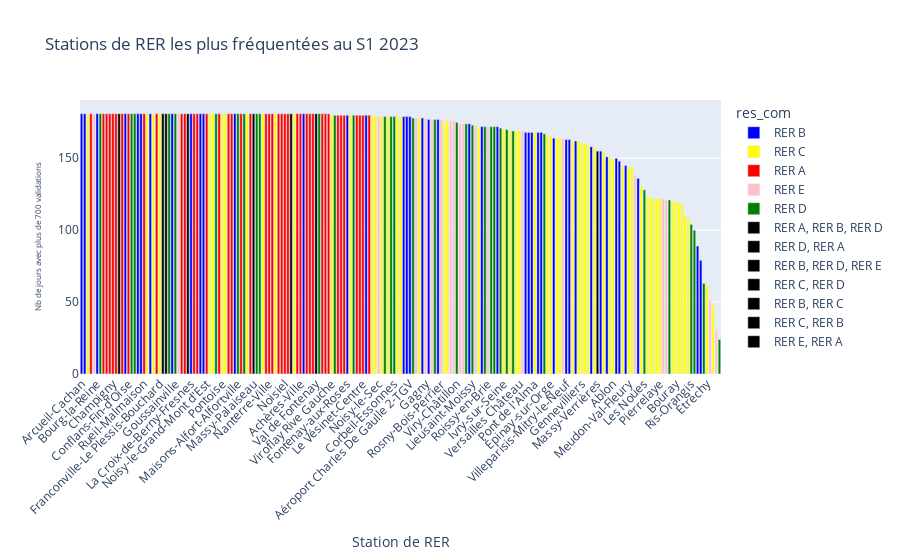

Here is the notebook cell this chart was saved with:
### Code cell
# Trier le DataFrame par 'Nb de jours avec moins de 50 validations' en ordre décroissant
df_sorted = liste_haute_freq_stations.sort_values(by='Nb de jours avec plus de 700 validations', ascending=False)

# Créer un graphique en barres interactif avec des couleurs conditionnelles
fig = px.bar(df_sorted, x='Station de RER', y='Nb de jours avec plus de 700 validations', color='res_com',
             title='Stations de RER les plus fréquentées au S1 2023',
             color_discrete_map=couleurs_res_com,
             category_orders={"Station de RER": df_sorted['Station de RER'].tolist()})  # Définir l'ordre des catégories

# Personnaliser le graphique
fig.update_layout(xaxis_tickangle=-45)
fig.update_yaxes(title_font=dict(size=8))

# Afficher le graphique
fig.show()

### Figure 1 — Plotly figure (JSON) as saved in the notebook; plotly's stock layout.template omitted (floating-point values rounded to 4 significant figures; data arrays with more than 128 entries replaced by an {"elided": "..."} marker saying what was removed)
{"data": [{"alignmentgroup": "True", "hovertemplate": "res_com=RER B<br>Station de RER=%{x}<br>Nb de jours avec plus de 700 validations=%{y}<extra></extra>", "legendgroup": "RER B", "marker": {"color": "blue", "pattern": {"shape": ""}}, "name": "RER B", "offsetgroup": "RER B", "orientation": "v", "showlegend": true, "textposition": "auto", "type": "bar", "x": ["Arcueil-Cachan", "Aulnay-sous-Bois", "Bourg-la-Reine", "Cité Universitaire", "Port Royal", "Robinson", "Denfert-Rochereau", "Gentilly", "La Croix-de-Berny-Fresnes", "Laplace", "Le Bourget", "Luxembourg", "Antony", "Fontenay-aux-Roses", "Orsay-Ville", "Sevran-Beaudottes", "Aéroport Charles De Gaulle 1", "Aéroport Charles De Gaulle 2-TGV", "Fontaine-Michalon", "Palaiseau", "Les Baconnets", "Saint-Rémy-lès-Chevreuse", "Parc des Expositions", "Villepinte", "La Courneuve-Aubervilliers", "Le Blanc-Mesnil", "Sceaux", "Drancy", "La Plaine-Stade de France", "Parc de Sceaux", "Villeparisis-Mitry-le-Neuf", "Vert-Galant", "Le Guichet", "Sevran-Livry", "Mitry-Claye", "Gif-sur-Yvette", "Lozère", "Bagneux", "Bures-sur-Yvette", "Palaiseau-Villebon", "Courcelle-sur-Yvette", "La Hacquinière"], "xaxis": "x", "y": [181, 181, 181, 181, 181, 181, 181, 181, 181, 181, 181, 181, 181, 180, 180, 179, 179, 179, 178, 177, 177, 174, 172, 172, 168, 168, 168, 168, 168, 164, 163, 163, 162, 158, 155, 151, 150, 148, 145, 136, 89, 79], "yaxis": "y"}, {"alignmentgroup": "True", "hovertemplate": "res_com=RER C<br>Station de RER=%{x}<br>Nb de jours avec plus de 700 validations=%{y}<extra></extra>", "legendgroup": "RER C", "marker": {"color": "yellow", "pattern": {"shape": ""}}, "name": "RER C", "offsetgroup": "RER C", "orientation": "v", "showlegend": true, "textposition": "auto", "type": "bar", "x": ["Bibliothèque François Mitterrand", "Saint-Cyr", "Ermont-Eaubonne", "Franconville-Le Plessis-Bouchard", "Paris Austerlitz", "Pereire-Levallois", "Pontoise", "Versailles-Chantiers", "Épinay-sur-Seine", "Montigny-Beauchamp", "Neuilly Porte Maillot", "Saint-Quentin-en-Yvelines", "Viroflay Rive Gauche", "Cernay", "Porte de Clichy", "Javel", "Brétigny", "Invalides", "Saint-Ouen-l'Aumône", "Choisy-le-Roi", "Champ de Mars", "Saint-Ouen", "Vitry-sur-Seine", "Savigny-sur-Orge", "Ivry-sur-Seine", "Étampes", "Issy-Val-de-Seine", "Versailles Château", "Pont de l'Alma", "Sainte-Geneviève-des-Bois", "Épinay-sur-Orge", "Saint-Gratien", "Boulainvilliers", "Saint-Michel-sur-Orge", "Les Grésillons", "Gennevilliers", "Pont du Garigliano", "Issy", "Musée d'Orsay", "Les Ardoines", "Orly Ville", "Ablon", "Chaville-Vélizy", "Meudon-Val-Fleury", "Saint-Ouen-l'Aumône-Liesse", "Les Saules", "Villeneuve-le-Roi", "Arpajon", "Avenue du Président Kennedy", "Avenue Henri Martin", "Pierrelaye", "Marolles-en-Hurepoix", "Bouray", "Athis-Mons", "Avenue Foch", "Dourdan", "Porchefontaine", "Étréchy", "Rungis-La Fraternelle"], "xaxis": "x", "y": [181, 181, 181, 181, 181, 181, 181, 181, 181, 181, 181, 181, 180, 180, 180, 179, 179, 179, 179, 179, 178, 176, 176, 172, 170, 169, 169, 169, 168, 166, 165, 164, 164, 162, 162, 161, 160, 159, 157, 154, 150, 150, 145, 144, 144, 131, 123, 123, 122, 122, 122, 120, 120, 119, 118, 110, 108, 62, 48], "yaxis": "y"}, {"alignmentgroup": "True", "hovertemplate": "res_com=RER A<br>Station de RER=%{x}<br>Nb de jours avec plus de 700 validations=%{y}<extra></extra>", "legendgroup": "RER A", "marker": {"color": "red", "pattern": {"shape": ""}}, "name": "RER A", "offsetgroup": "RER A", "orientation": "v", "showlegend": true, "textposition": "auto", "type": "bar", "x": ["Boissy-Saint-Léger", "Bry-sur-Marne", "Cergy-Préfecture", "Cergy-Saint-Christophe", "Champigny", "Charles De Gaulle-Étoile", "Châtou-Croissy", "Conflans-Fin-d'Oise", "Rueil-Malmaison", "Fontenay-sous-Bois", "Houilles-Carrières-sur-Seine", "Joinville-le-Pont", "La Défense", "La Varenne-Chennevières", "Noisy-le-Grand-Mont d'Est", "Poissy", "Le Parc de Saint-Maur", "Lognes", "Vincennes", "Marne-la-Vallée-Chessy", "Nanterre-Université", "Nanterre-Ville", "Nation", "Neuilly-Plaisance", "Nogent-sur-Marne", "Noisiel", "Noisy-Champs", "Sartrouville", "Achères-Ville", "Sucy-Bonneuil", "Torcy", "Val d'Europe", "Saint-Germain-en-Laye", "Saint-Maur-Créteil", "Bussy-Saint-Georges", "Auber", "Maisons-Laffitte", "Nanterre-Préfecture", "Le Vésinet-Le Pecq", "Neuville Université", "Le Vésinet-Centre", "Cergy Le Haut"], "xaxis": "x", "y": [181, 181, 181, 181, 181, 181, 181, 181, 181, 181, 181, 181, 181, 181, 181, 181, 181, 181, 181, 181, 181, 181, 181, 181, 181, 181, 181, 181, 181, 181, 181, 181, 181, 181, 181, 180, 180, 180, 180, 180, 180, 180], "yaxis": "y"}, {"alignmentgroup": "True", "hovertemplate": "res_com=RER E<br>Station de RER=%{x}<br>Nb de jours avec plus de 700 validations=%{y}<extra></extra>", "legendgroup": "RER E", "marker": {"color": "pink", "pattern": {"shape": ""}}, "name": "RER E", "offsetgroup": "RER E", "orientation": "v", "showlegend": true, "textposition": "auto", "type": "bar", "x": ["Bondy", "Haussmann-Saint-Lazare", "Noisy-le-Sec", "Chelles-Gournay", "Gagny", "Le Raincy-Villemomble-Montfermeil", "Rosny-Bois-Perrier", "Rosny-sous-Bois", "Nogent-le-Perreux", "Villiers-sur-Marne - Le Plessis-Trévise", "Le Chénay-Gagny", "Pantin", "Roissy-en-Brie", "Rosa Parks", "Émerainville-Pontault-Combault", "Les Boullereaux-Champigny", "Ozoir-la-Ferrière", "Tournan", "Les Yvris-Noisy-le-Grand", "Gretz-Armainvilliers"], "xaxis": "x", "y": [181, 181, 179, 178, 178, 177, 177, 176, 176, 174, 174, 173, 172, 169, 164, 138, 122, 121, 51, 30], "yaxis": "y"}, {"alignmentgroup": "True", "hovertemplate": "res_com=RER D<br>Station de RER=%{x}<br>Nb de jours avec plus de 700 validations=%{y}<extra></extra>", "legendgroup": "RER D", "marker": {"color": "green", "pattern": {"shape": ""}}, "name": "RER D", "offsetgroup": "RER D", "orientation": "v", "showlegend": true, "textposition": "auto", "type": "bar", "x": ["Brunoy", "Villeneuve-Saint-Georges", "Villiers-le-Bel-Gonesse-Arnouville", "Garges-Sarcelles", "Goussainville", "Pierrefitte Stains", "Maisons-Alfort-Alfortville", "Yerres", "Melun", "Montgeron-Crosne", "Saint-Denis", "Boussy-Saint-Antoine", "Combs-la-Ville - Quincy", "Créteil Pompadour", "Vigneux-sur-Seine", "Corbeil-Essonnes", "Savigny-le-Temple-Nandy", "Le Vert-de-Maisons", "Viry-Châtillon", "Stade de France-Saint-Denis", "Lieusaint-Moissy", "Le Mée", "Évry Courcouronnes", "Louvres", "Grigny-Centre", "Orangis-Bois de l'Epine", "Le Bras-de-Fer", "Survilliers-Fosses", "Les Noues", "Cesson", "Ris-Orangis", "Mennecy", "Villeneuve-Triage", "Évry"], "xaxis": "x", "y": [181, 181, 181, 181, 181, 181, 181, 181, 181, 181, 181, 180, 180, 179, 179, 179, 178, 177, 175, 174, 173, 172, 172, 172, 171, 170, 169, 167, 128, 121, 104, 100, 63, 24], "yaxis": "y"}, {"alignmentgroup": "True", "hovertemplate": "res_com=RER A, RER B, RER D<br>Station de RER=%{x}<br>Nb de jours avec plus de 700 validations=%{y}<extra></extra>", "legendgroup": "RER A, RER B, RER D", "marker": {"color": "black", "pattern": {"shape": ""}}, "name": "RER A, RER B, RER D", "offsetgroup": "RER A, RER B, RER D", "orientation": "v", "showlegend": true, "textposition": "auto", "type": "bar", "x": ["Châtelet-Les Halles"], "xaxis": "x", "y": [181], "yaxis": "y"}, {"alignmentgroup": "True", "hovertemplate": "res_com=RER D, RER A<br>Station de RER=%{x}<br>Nb de jours avec plus de 700 validations=%{y}<extra></extra>", "legendgroup": "RER D, RER A", "marker": {"color": "black", "pattern": {"shape": ""}}, "name": "RER D, RER A", "offsetgroup": "RER D, RER A", "orientation": "v", "showlegend": true, "textposition": "auto", "type": "bar", "x": ["Gare de Lyon"], "xaxis": "x", "y": [181], "yaxis": "y"}, {"alignmentgroup": "True", "hovertemplate": "res_com=RER B, RER D, RER E<br>Station de RER=%{x}<br>Nb de jours avec plus de 700 validations=%{y}<extra></extra>", "legendgroup": "RER B, RER D, RER E", "marker": {"color": "black", "pattern": {"shape": ""}}, "name": "RER B, RER D, RER E", "offsetgroup": "RER B, RER D, RER E", "orientation": "v", "showlegend": true, "textposition": "auto", "type": "bar", "x": ["Gare du Nord"], "xaxis": "x", "y": [181], "yaxis": "y"}, {"alignmentgroup": "True", "hovertemplate": "res_com=RER C, RER D<br>Station de RER=%{x}<br>Nb de jours avec plus de 700 validations=%{y}<extra></extra>", "legendgroup": "RER C, RER D", "marker": {"color": "black", "pattern": {"shape": ""}}, "name": "RER C, RER D", "offsetgroup": "RER C, RER D", "orientation": "v", "showlegend": true, "textposition": "auto", "type": "bar", "x": ["Juvisy"], "xaxis": "x", "y": [181], "yaxis": "y"}, {"alignmentgroup": "True", "hovertemplate": "res_com=RER B, RER C<br>Station de RER=%{x}<br>Nb de jours avec plus de 700 validations=%{y}<extra></extra>", "legendgroup": "RER B, RER C", "marker": {"color": "black", "pattern": {"shape": ""}}, "name": "RER B, RER C", "offsetgroup": "RER B, RER C", "orientation": "v", "showlegend": true, "textposition": "auto", "type": "bar", "x": ["Massy-Palaiseau", "Massy-Verrières"], "xaxis": "x", "y": [181, 155], "yaxis": "y"}, {"alignmentgroup": "True", "hovertemplate": "res_com=RER C, RER B<br>Station de RER=%{x}<br>Nb de jours avec plus de 700 validations=%{y}<extra></extra>", "legendgroup": "RER C, RER B", "marker": {"color": "black", "pattern": {"shape": ""}}, "name": "RER C, RER B", "offsetgroup": "RER C, RER B", "orientation": "v", "showlegend": true, "textposition": "auto", "type": "bar", "x": ["Saint-Michel"], "xaxis": "x", "y": [181], "yaxis": "y"}, {"alignmentgroup": "True", "hovertemplate": "res_com=RER E, RER A<br>Station de RER=%{x}<br>Nb de jours avec plus de 700 validations=%{y}<extra></extra>", "legendgroup": "RER E, RER A", "marker": {"color": "black", "pattern": {"shape": ""}}, "name": "RER E, RER A", "offsetgroup": "RER E, RER A", "orientation": "v", "showlegend": true, "textposition": "auto", "type": "bar", "x": ["Val de Fontenay"], "xaxis": "x", "y": [181], "yaxis": "y"}], "layout": {"autosize": true, "barmode": "relative", "legend": {"title": {"text": "res_com"}, "tracegroupgap": 0}, "title": {"text": "Stations de RER les plus fréquentées au S1 2023"}, "xaxis": {"anchor": "y", "autorange": true, "categoryarray": {"elided": "205 str values"}, "categoryorder": "array", "domain": [0, 1], "range": [-0.5, 204.5], "tickangle": -45, "title": {"text": "Station de RER"}, "type": "category"}, "yaxis": {"anchor": "x", "autorange": true, "domain": [0, 1], "range": [0, 190.5], "title": {"font": {"size": 8}, "text": "Nb de jours avec plus de 700 validations"}, "type": "linear"}}}
